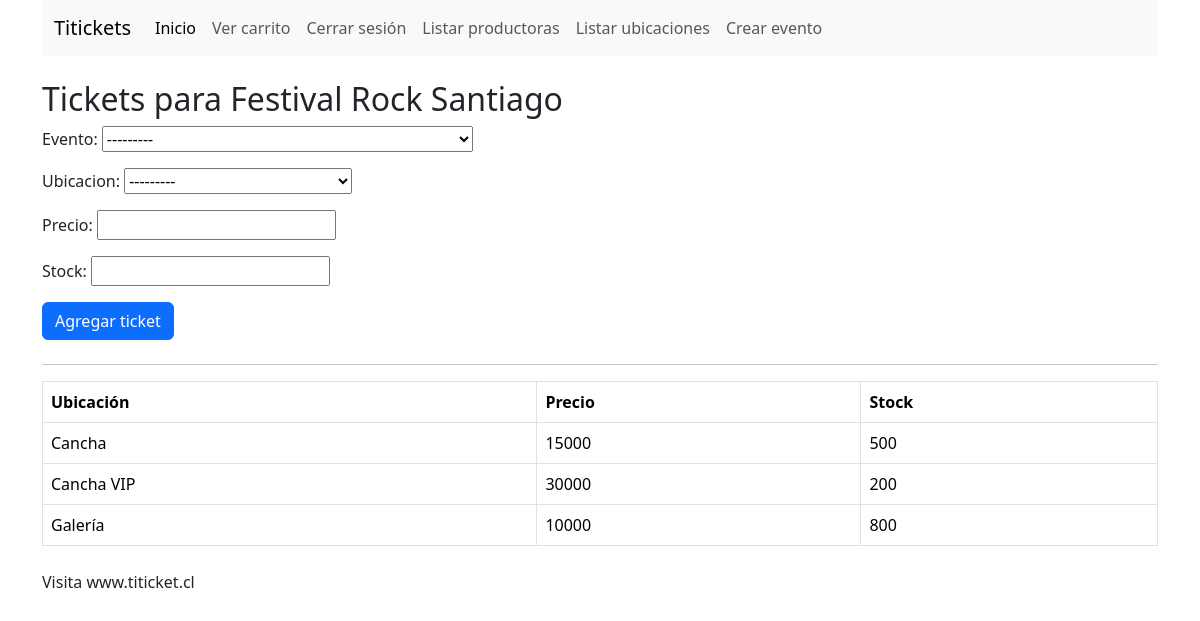
/editar_tickets_evento/1 (signed in), run on the app's committed database.
### core/models.py (models this page shows, shortened)
class Evento(models.Model):
    nombre = models.CharField(max_length=150)
    descripcion = models.TextField()
    fecha_evento = models.DateTimeField()
    lugar = models.CharField(max_length=150)
    comuna = models.ForeignKey(Comuna, on_delete=models.CASCADE)
    productora = models.ForeignKey(Productora, on_delete=models.CASCADE, related_name="eventos")
    activo = models.BooleanField(default=True)
    fecha_creacion = models.DateTimeField(auto_now_add=True)
    def __str__(self):
        return f"{self.nombre} - {self.fecha_evento.strftime('%d-%m-%Y')}"

class Ticket(models.Model):
    evento = models.ForeignKey(Evento, on_delete=models.CASCADE, related_name='tickets')
    ubicacion = models.ForeignKey(Ubicacion, on_delete=models.CASCADE)
    precio = models.PositiveIntegerField()
    stock = models.PositiveIntegerField()

class Ubicacion(models.Model):
    nombre = models.CharField(max_length=100)
    descripcion = models.TextField(blank=True, null=True)
    def __str__(self):
        return self.nombre

### core/views.py (the view)
# urls.py: path('editar_tickets_evento/<int:evento_id>', views.editar_tickets_evento, name='editar_tickets_evento'),
@login_required
@user_passes_test(es_admin)
def editar_tickets_evento(request, evento_id):
    evento = get_object_or_404(Evento, id=evento_id)
    form = TicketForm(request.POST or None)
    if form.is_valid():
        ticket = form.save(commit=False)
        ticket.evento = evento
        ticket.save()
        return redirect('editar_tickets_evento', evento.id)
    tickets = Ticket.objects.filter(evento=evento)
    return render(request, 'admin/eventos/tickets.html', {
        'evento': evento,
        'form': form,
        'tickets': tickets,
    })

### core/forms.py
class TicketForm(forms.ModelForm):
    class Meta:
        model = Ticket
        fields = '__all__'

### core/views.py (called while the page is built)
def es_admin(user):
    return user.groups.filter(name='administrador').exists()

### core/templates/admin/eventos/tickets.html (shortened to what this page needs)
{% extends 'base.html' %}
{% block contenido %}
<h2>Tickets para {{ evento.nombre }}</h2>
<form method="post" class="mb-4">
    {{ form.as_p }}
    <button class="btn btn-primary">Agregar ticket</button>
</form>
<hr>
<table class="table table-bordered">
    <thead>
        <tr>
            <th>Ubicación</th>
            <th>Precio</th>
            <th>Stock</th>
        </tr>
    </thead>
    <tbody>
        {% for t in tickets %}
            <tr>
                <td>{{ t.ubicacion.nombre }}</td>
                <td>{{ t.precio }}</td>
                <td>{{ t.stock }}</td>
            </tr>
        {% endfor %}
    </tbody>
</table>
{% endblock %}

### data on the page
Evento: nombre "Festival Rock Santiago"
Ticket: ubicacion.nombre "Cancha", precio "15000", stock "500"
Ticket: ubicacion.nombre "Cancha VIP", precio "30000", stock "200"
Ticket: ubicacion.nombre "Galería", precio "10000", stock "800"
